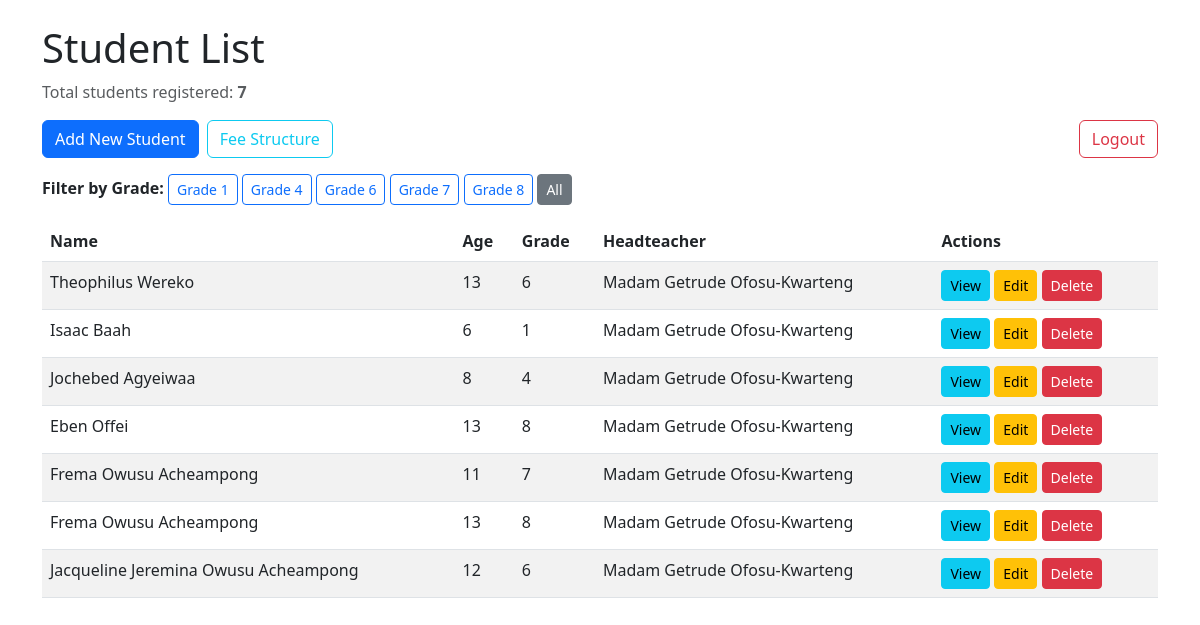
Page /books/ (signed in) on the earlier database version.
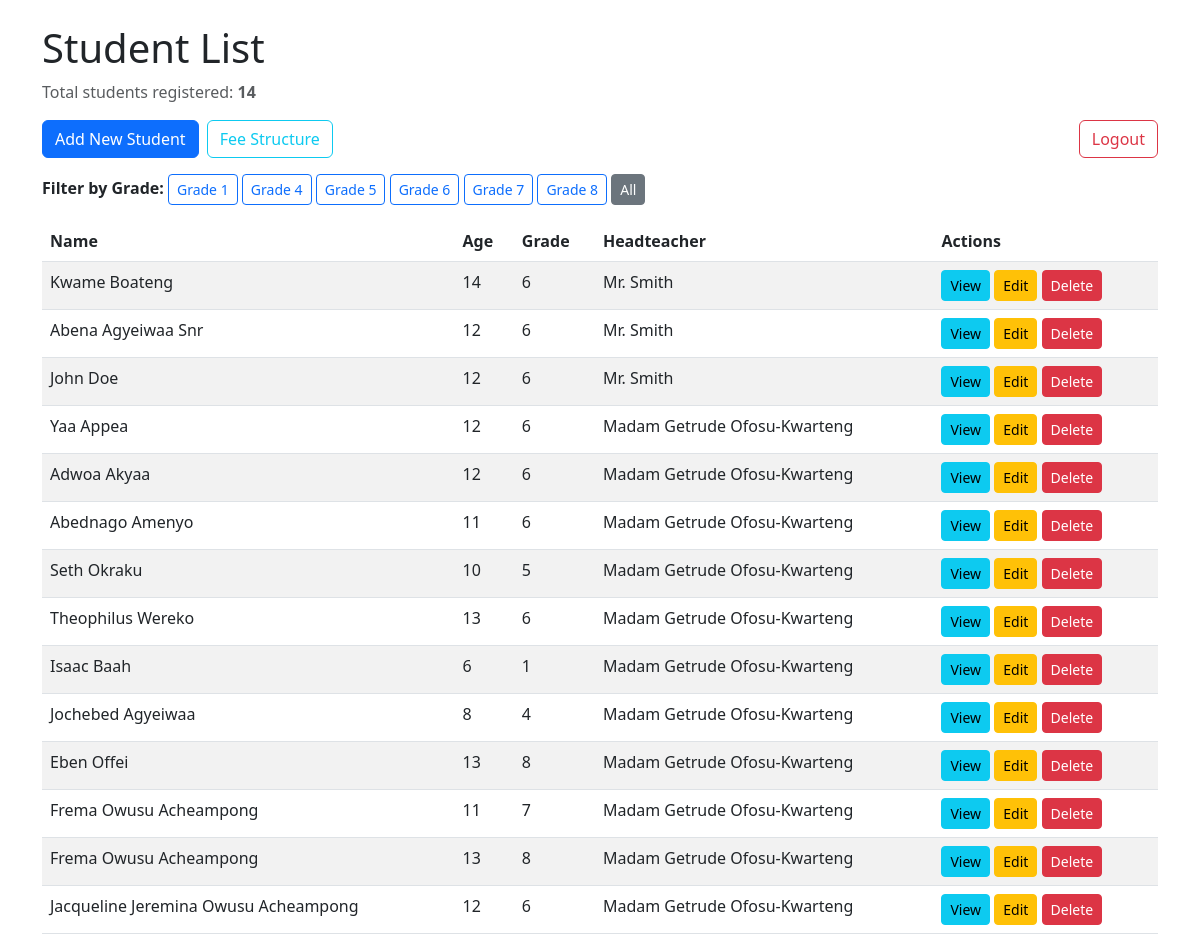
Same page on the later database version.
### book_store/models.py (models this page shows, shortened)
class Student(models.Model):
   name = models.CharField(max_length=100)
   age = models.IntegerField()
   grade = models.IntegerField()
   guardian_name = models.CharField(max_length=100)
   guardian_address = models.TextField()
   headteacher = models.ForeignKey('HeadTeacher', on_delete=models.PROTECT, related_name='students')
   fee_structure = models.ForeignKey(FeeStructure, on_delete=models.SET_NULL, null=True, blank=True)

class HeadTeacher(models.Model):
    name = models.CharField(max_length=100)
    qualification = models.CharField(max_length=100)
    date_appointed = models.DateField()

### book_store/views.py (the view)
# urls.py: path('', StudentListView.as_view(), name='student_list'),
class StudentListView(LoginRequiredMixin, ListView):
    model = Student
    template_name = 'students/student_list.html'
    context_object_name = 'students'
    def get_queryset(self):
        queryset = super().get_queryset().order_by('-id')
        grade = self.kwargs.get('grade')
        if grade is not None:
            return Student.objects.filter(grade=grade).order_by('name')
        return Student.objects.all().order_by('-id')
    def get_context_data(self, **kwargs):
        context = super().get_context_data(**kwargs)
        context['grades'] = Student.objects.values_list('grade', flat=True).distinct().order_by('grade')
        context['selected_grade'] = self.kwargs.get('grade')
        context['total_students'] = Student.objects.count()
        return context

### book_store/templates/students/student_list.html (shortened to what this page needs)
<!DOCTYPE html>
<html lang="en">
<head>
 <link href="https://cdn.jsdelivr.net/npm/bootstrap@5.3.0/dist/css/bootstrap.min.css" rel="stylesheet">
</head>
<body>
  <div class="container mt-4">
    <h1>Student List</h1>
    <p class="text-muted">Total students registered: <strong>{{ total_students }}</strong></p>
    <div class="d-flex align-items-center mb-3">
      <a href="{% url 'student_create' %}" class="btn btn-primary">Add New Student</a>
      <a href="{% url 'fee_structure_list' %}" class="btn btn-outline-info ms-2">Fee Structure</a>
      <form action="{% url 'logout' %}" method="post" class="ms-auto mb-0">
        <button type="submit" class="btn btn-outline-danger">Logout</button>
      </form>
      </div>
  <div class="mb-3">
   <strong>Filter by Grade:</strong>
   {% for grade in grades %}
   <a href="{% url 'student_list_by_grade' grade=grade %}"
    class="btn btn-outline-primary btn-sm {% if selected_grade == grade %}active{% endif %}">
    Grade {{ grade }}
   </a>
   {% endfor %}
   <a href="{% url 'student_list' %}"
    class="btn btn-outline-secondary btn-sm {% if not selected_grade %}active{% endif %}">All</a>
  </div>
  {% if students %}
  <table class="table table-striped">
   <thead>
    <tr>
     <th>Name</th>
     <th>Age</th>
     <th>Grade</th>
     <th>Headteacher</th>
     <th>Actions</th>
    </tr>
   </thead>
   <tbody>
    {% for student in students|slice:":20" %}
    <tr>
     <td>{{ student.name }}</td>
     <td>{{ student.age }}</td>
     <td>{{ student.grade }}</td>
     <td>
      {% if student.headteacher %}
      {{ student.headteacher.name }}
      {% else %}
      Not Assigned
      {% endif %}
     </td>
     <td>
      <a href="{% url 'student_detail' student.pk %}" class="btn btn-info btn-sm">View</a>
      <a href="{% url 'student_update' student.pk %}" class="btn btn-warning btn-sm">Edit</a>
      <a href="{% url 'student_delete' student.pk %}" class="btn btn-danger btn-sm">Delete</a>
     </td>
    </tr>
    {% endfor %}
   </tbody>
  </table>
  {% else %}
  <p>No students found.</p>
  {% endif %}
 </div>
</body>
</html>

Differences in the rows shown:
added Student: name "Kwame Boateng", age "14", grade "6", headteacher.name "Mr. Smith"
added Student: name "Abena Agyeiwaa Snr", age "12", grade "6", headteacher.name "Mr. Smith"
added Student: name "John Doe", age "12", grade "6", headteacher.name "Mr. Smith"
added Student: name "Yaa Appea", age "12", grade "6", headteacher.name "Madam Getrude Ofosu-Kwarteng"
added Student: name "Adwoa Akyaa", age "12", grade "6", headteacher.name "Madam Getrude Ofosu-Kwarteng"
added Student: name "Abednago Amenyo", age "11", grade "6", headteacher.name "Madam Getrude Ofosu-Kwarteng"
added Student: name "Seth Okraku", age "10", grade "5", headteacher.name "Madam Getrude Ofosu-Kwarteng"
Other differences:
{{ total_students }}: "7" → "14"
new list line: "Grade 5"
